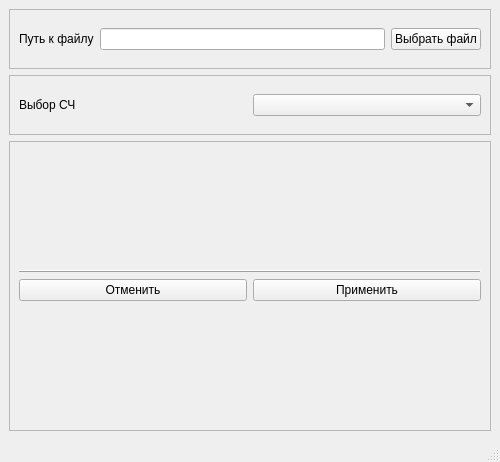
<?xml version="1.0" encoding="UTF-8"?>
<ui version="4.0">
 <class>BinColumn</class>
 <widget class="QMainWindow" name="BinColumn">
  <property name="geometry">
   <rect>
    <x>0</x>
    <y>0</y>
    <width>500</width>
    <height>462</height>
   </rect>
  </property>
  <property name="windowTitle">
   <string>BinColumn</string>
  </property>
  <widget class="QWidget" name="centralwidget">
   <layout class="QGridLayout" name="gridLayout_4">
    <item row="0" column="0">
     <widget class="QFrame" name="frameChoiceFIle">
      <property name="minimumSize">
       <size>
        <width>380</width>
        <height>60</height>
       </size>
      </property>
      <property name="maximumSize">
       <size>
        <width>16777215</width>
        <height>60</height>
       </size>
      </property>
      <property name="frameShape">
       <enum>QFrame::StyledPanel</enum>
      </property>
      <property name="frameShadow">
       <enum>QFrame::Raised</enum>
      </property>
      <layout class="QVBoxLayout" name="verticalLayout_2">
       <item>
        <layout class="QHBoxLayout" name="horizontalLayout">
         <item>
          <widget class="QLabel" name="labelFile">
           <property name="text">
            <string>Путь к файлу</string>
           </property>
          </widget>
         </item>
         <item>
          <widget class="QLineEdit" name="lineFileName"/>
         </item>
         <item>
          <widget class="QPushButton" name="buttonOpenFile">
           <property name="text">
            <string>Выбрать файл</string>
           </property>
          </widget>
         </item>
        </layout>
       </item>
      </layout>
     </widget>
    </item>
    <item row="1" column="0">
     <widget class="QFrame" name="frameChoiceNS">
      <property name="minimumSize">
       <size>
        <width>0</width>
        <height>60</height>
       </size>
      </property>
      <property name="maximumSize">
       <size>
        <width>16777215</width>
        <height>60</height>
       </size>
      </property>
      <property name="frameShape">
       <enum>QFrame::StyledPanel</enum>
      </property>
      <property name="frameShadow">
       <enum>QFrame::Raised</enum>
      </property>
      <layout class="QGridLayout" name="gridLayout">
       <item row="0" column="0">
        <layout class="QHBoxLayout" name="horizontalLayout_2">
         <item>
          <widget class="QLabel" name="label">
           <property name="text">
            <string>Выбор СЧ</string>
           </property>
          </widget>
         </item>
         <item>
          <widget class="QComboBox" name="boxNumberSystem"/>
         </item>
        </layout>
       </item>
      </layout>
     </widget>
    </item>
    <item row="2" column="0">
     <widget class="QFrame" name="frameChoiceHandler">
      <property name="minimumSize">
       <size>
        <width>380</width>
        <height>160</height>
       </size>
      </property>
      <property name="frameShape">
       <enum>QFrame::StyledPanel</enum>
      </property>
      <property name="frameShadow">
       <enum>QFrame::Raised</enum>
      </property>
      <layout class="QVBoxLayout" name="verticalLayout_5">
       <item>
        <layout class="QVBoxLayout" name="verticalLayout"/>
       </item>
       <item>
        <layout class="QVBoxLayout" name="verticalLayout_4">
         <item>
          <widget class="QFrame" name="frame">
           <property name="frameShape">
            <enum>QFrame::HLine</enum>
           </property>
           <property name="frameShadow">
            <enum>QFrame::Raised</enum>
           </property>
          </widget>
         </item>
         <item>
          <layout class="QHBoxLayout" name="horizontalLayout_3">
           <item>
            <widget class="QPushButton" name="buttonCancel">
             <property name="text">
              <string>Отменить</string>
             </property>
            </widget>
           </item>
           <item>
            <widget class="QPushButton" name="buttonApply">
             <property name="text">
              <string>Применить</string>
             </property>
            </widget>
           </item>
          </layout>
         </item>
        </layout>
       </item>
      </layout>
     </widget>
    </item>
   </layout>
  </widget>
  <widget class="QStatusBar" name="statusbar"/>
 </widget>
 <resources/>
 <connections/>
</ui>
